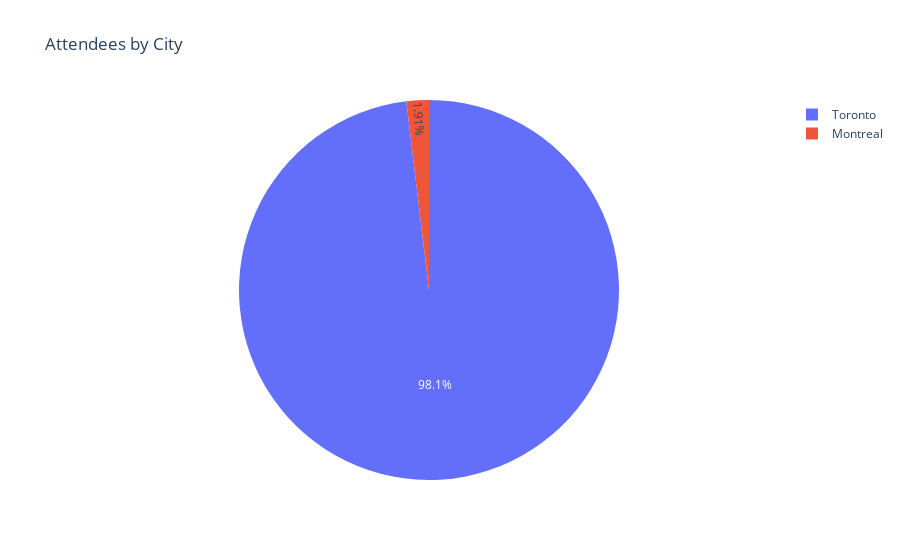

The code cell stored with this chart in its notebook:
### Code cell
figure = px.pie(df, names='City', title='Attendees by City')
figure.show()

### Figure 1 — Plotly figure (JSON) as saved in the notebook; plotly's stock layout.template omitted (floating-point values rounded to 4 significant figures; data arrays with more than 128 entries replaced by an {"elided": "..."} marker saying what was removed)
{"data": [{"domain": {"x": [0, 1], "y": [0, 1]}, "hovertemplate": "City=%{label}<extra></extra>", "labels": {"elided": "5716 str values"}, "legendgroup": "", "name": "", "showlegend": true, "type": "pie"}], "layout": {"legend": {"tracegroupgap": 0}, "title": {"text": "Attendees by City"}}}
